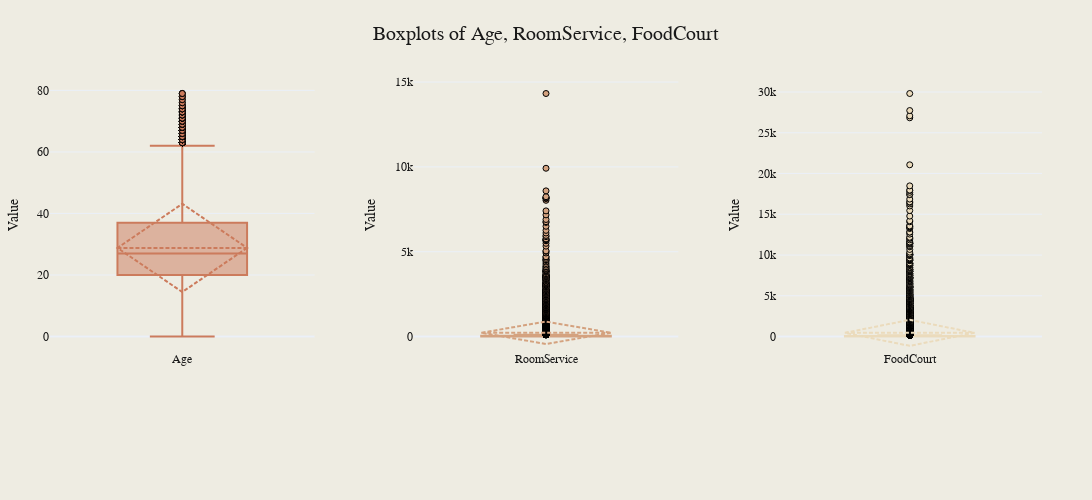

The cell this chart's notebook holds for it:
### Markdown cell above
1. **Most correlations are weak (close to 0):** Most features don't have strong relationships with each other, as their correlations are close to zero.

2. **Strongest correlation is between FoodCourt and VRDeck (0.2246):** The strongest connection is between FoodCourt and VRDeck, with a correlation of 0.2246, which is still pretty weak.

3. **Age has weak positive correlations with all other features:** Age has weak, positive relationships with the other features, with the highest being with FoodCourt (0.1274) and Spa (0.1209).

4. **RoomService has a very weak negative correlation with FoodCourt (-0.0151):** RoomService and FoodCourt have a very slight negative relationship, with a correlation of -0.0151.

Next we can check for outliers in our numerical features using a box plot.

### Code cell
plot_combined_boxplots(
    train_data,
    numerical_features_one,
    save_path="../images/box_plots_one.png",
)

### Figure 1 — Plotly figure (JSON) as saved in the notebook; plotly's stock layout.template omitted (floating-point values rounded to 4 significant figures; data arrays with more than 128 entries replaced by an {"elided": "..."} marker saying what was removed)
{"data": [{"boxmean": "sd", "marker": {"color": "#CC7B5C", "line": {"color": "#000000", "width": 1}}, "showlegend": false, "type": "box", "xaxis": "x", "y": {"elided": "8693 int values"}, "yaxis": "y"}, {"boxmean": "sd", "marker": {"color": "#D4A27F", "line": {"color": "#000000", "width": 1}}, "showlegend": false, "type": "box", "xaxis": "x2", "y": {"elided": "8693 int values"}, "yaxis": "y2"}, {"boxmean": "sd", "marker": {"color": "#EBDBBC", "line": {"color": "#000000", "width": 1}}, "showlegend": false, "type": "box", "xaxis": "x3", "y": {"elided": "8693 int values"}, "yaxis": "y3"}], "layout": {"font": {"color": "#191919", "family": "Styrene A", "size": 12}, "height": 500, "margin": {"b": 150, "l": 50, "r": 50, "t": 80}, "paper_bgcolor": "#EEECE2", "plot_bgcolor": "#EEECE2", "showlegend": false, "title": {"font": {"color": "#191919", "family": "Styrene B", "size": 20}, "text": "Boxplots of Age, RoomService, FoodCourt", "x": 0.5}, "width": 1200, "xaxis": {"anchor": "y", "domain": [0, 0.2667], "showticklabels": true, "tickfont": {"color": "#191919", "family": "Styrene A", "size": 12}, "ticktext": ["Age"], "tickvals": [0], "title": {"font": {"color": "#191919", "family": "Styrene A", "size": 14}}}, "xaxis2": {"anchor": "y2", "domain": [0.3667, 0.6333], "showticklabels": true, "tickfont": {"color": "#191919", "family": "Styrene A", "size": 12}, "ticktext": ["RoomService"], "tickvals": [0], "title": {"font": {"color": "#191919", "family": "Styrene A", "size": 14}}}, "xaxis3": {"anchor": "y3", "domain": [0.7333, 1], "showticklabels": true, "tickfont": {"color": "#191919", "family": "Styrene A", "size": 12}, "ticktext": ["FoodCourt"], "tickvals": [0], "title": {"font": {"color": "#191919", "family": "Styrene A", "size": 14}}}, "yaxis": {"anchor": "x", "domain": [0, 1], "tickfont": {"color": "#191919", "family": "Styrene A", "size": 12}, "title": {"font": {"color": "#191919", "family": "Styrene A", "size": 14}, "text": "Value"}}, "yaxis2": {"anchor": "x2", "domain": [0, 1], "tickfont": {"color": "#191919", "family": "Styrene A", "size": 12}, "title": {"font": {"color": "#191919", "family": "Styrene A", "size": 14}, "text": "Value"}}, "yaxis3": {"anchor": "x3", "domain": [0, 1], "tickfont": {"color": "#191919", "family": "Styrene A", "size": 12}, "title": {"font": {"color": "#191919", "family": "Styrene A", "size": 14}, "text": "Value"}}}}
